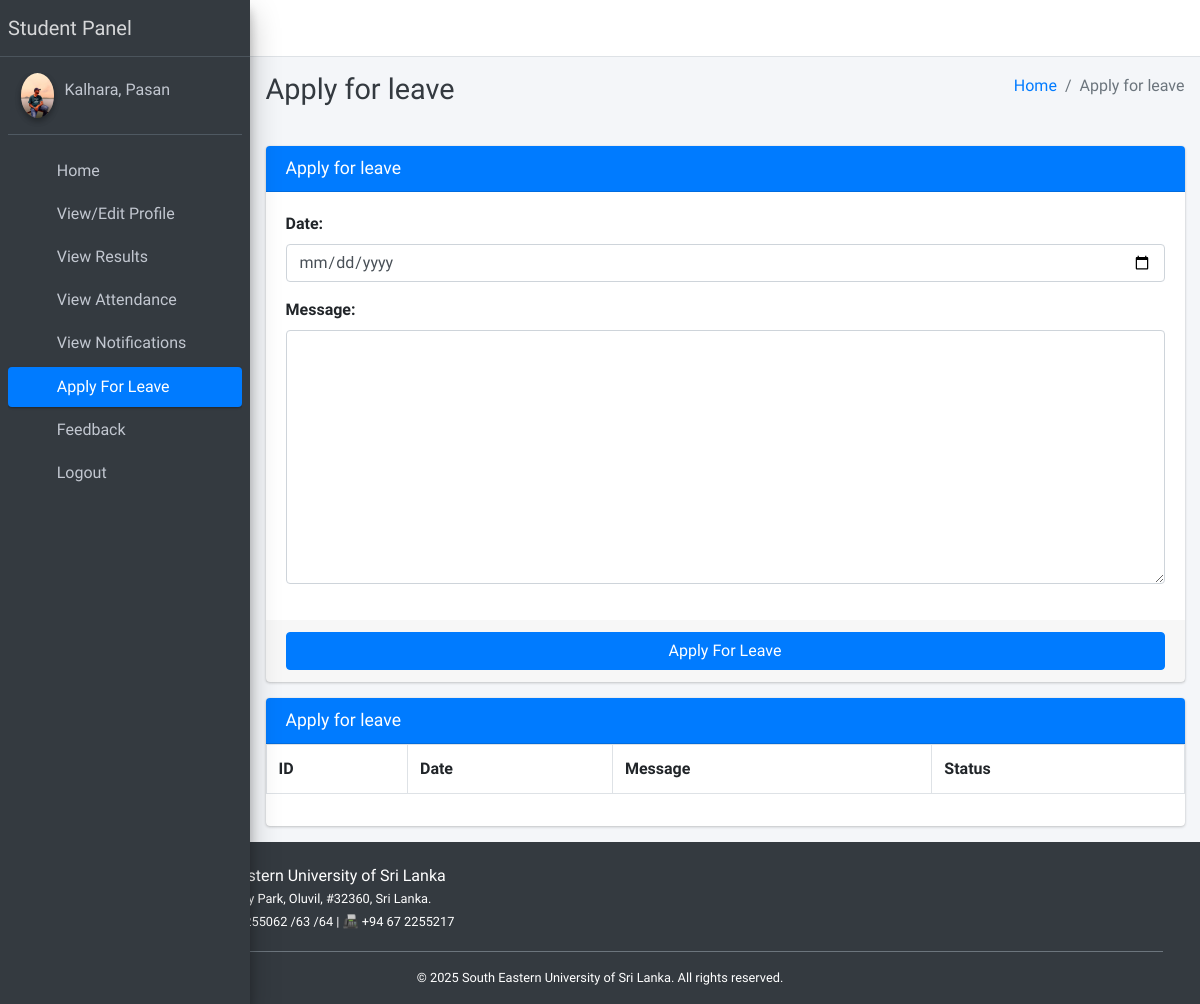
Before: /student/apply/leave/ (signed in) with the older database file.
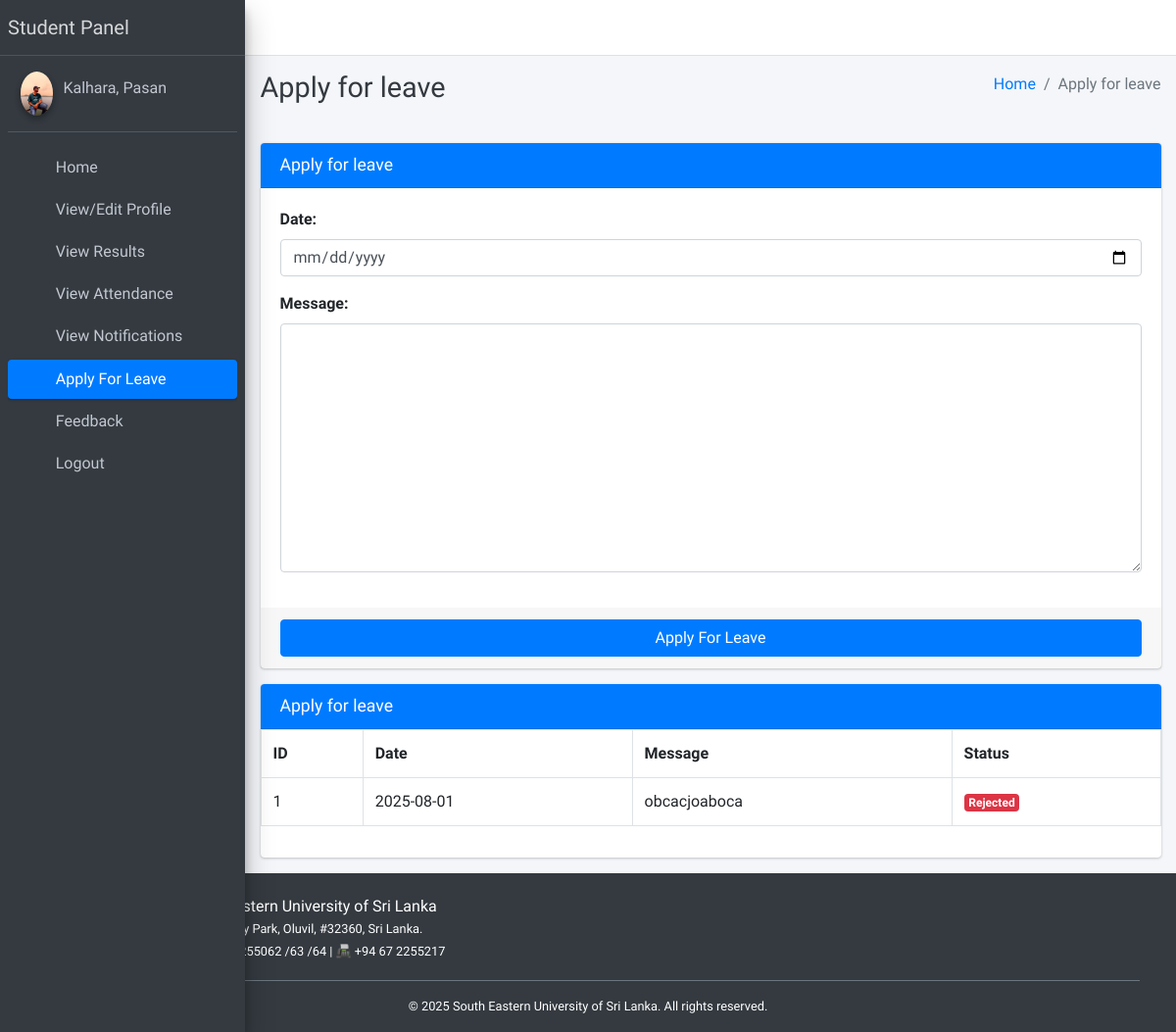
After: the same page with the newer database file.
### main_app/models.py (models this page shows)
class LeaveReportStudent(models.Model):
    student = models.ForeignKey(Student, on_delete=models.CASCADE)
    date = models.CharField(max_length=60)
    message = models.TextField()
    status = models.SmallIntegerField(default=0)
    created_at = models.DateTimeField(auto_now_add=True)
    updated_at = models.DateTimeField(auto_now=True)

### main_app/student_views.py (the view, shortened to what this page needs)
# urls.py: path("student/apply/leave/", student_views.student_apply_leave,
def student_apply_leave(request):
    form = LeaveReportStudentForm(request.POST or None)
    student = get_object_or_404(Student, admin_id=request.user.id)
    context = {
        'form': form,
        'leave_history': LeaveReportStudent.objects.filter(student=student),
        'page_title': 'Apply for leave'
    }
    return render(request, "student_template/student_apply_leave.html", context)

### main_app/forms.py
class LeaveReportStudentForm(FormSettings):
    def __init__(self, *args, **kwargs):
        super(LeaveReportStudentForm, self).__init__(*args, **kwargs)
    class Meta:
        model = LeaveReportStudent
        fields = ['date', 'message']
        widgets = {
            'date': DateInput(attrs={'type': 'date'}),
        }

### main_app/models.py (called while the page is built)
    def __str__(self):
        return self.last_name + ", " + self.first_name

### main_app/templates/student_template/student_apply_leave.html
{% extends 'main_app/base.html' %}
{% load static %}
{% block page_title %}{{page_title}}{% endblock page_title %}
{% block content %}
<section class="content">
    <div class="container-fluid">
        <div class="row">
            <div class="col-md-12">
                <div class="card card-primary">
                    <div class="card-header">
                        <h3 class="card-title">{{page_title}}</h3>
                    </div>
                    {% include "main_app/form_template.html" with messages=messages  form=form button_text="Apply For Leave"%}
                </div>
<div class="card card-primary">
    <div class="card-header"><h3 class="card-title">{{page_title}}</h3></div>
   <div class="table">
       <table class="table table-bordered">
           <tr>
               <th>ID</th>
               <th>Date</th>
               <th>Message</th>
                <th>Status</th>
        </tr>
        {% for leave in leave_history %}
        <tr>
            <td>{{forloop.counter}}</td>
            <td>{{leave.date}}</td>
              <td>{{leave.message}}</td>
              <td>
                  {% if leave.status == 0 %}
                  <span class="badge badge-warning">Pending</span>
                  {% elif leave.status == 1 %}
                  <span class="badge badge-success">Accepted</span>
                    {% else %}
                    <span class="badge badge-danger">Rejected</span>
                    {% endif %}
                </td>
            </tr>
            {% endfor %}
        </table>
    </div>
    </div>
            </div>
        </div>
    </div>
</section>
{% endblock content %}

Changed rows visible on the page:
added LeaveReportStudent: date "2025-08-01", message "obcacjoaboca", status "Rejected"
